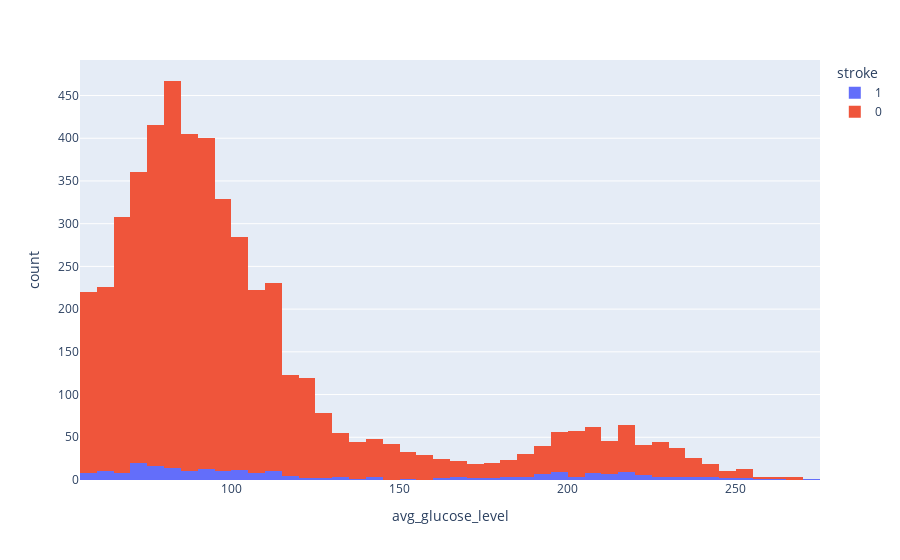

This figure's notebook cell:
### Markdown cell above
From the graph above, it can be concluded that the risk of getting a stroke increases with age.

### Code cell
px.histogram(df, x='avg_glucose_level', color= 'stroke',facet_col_spacing=10) #Comparing glucose level with the stroke

### Figure 1 — Plotly figure (JSON) as saved in the notebook; plotly's stock layout.template omitted (floating-point values rounded to 4 significant figures; data arrays with more than 128 entries replaced by an {"elided": "..."} marker saying what was removed)
{"data": [{"alignmentgroup": "True", "bingroup": "x", "hovertemplate": "stroke=1<br>avg_glucose_level=%{x}<br>count=%{y}<extra></extra>", "legendgroup": "1", "marker": {"color": "#636efa"}, "name": "1", "offsetgroup": "1", "orientation": "v", "showlegend": true, "type": "histogram", "x": {"elided": "249 float values"}, "xaxis": "x", "yaxis": "y"}, {"alignmentgroup": "True", "bingroup": "x", "hovertemplate": "stroke=0<br>avg_glucose_level=%{x}<br>count=%{y}<extra></extra>", "legendgroup": "0", "marker": {"color": "#EF553B"}, "name": "0", "offsetgroup": "0", "orientation": "v", "showlegend": true, "type": "histogram", "x": {"elided": "4861 float values"}, "xaxis": "x", "yaxis": "y"}], "layout": {"barmode": "relative", "legend": {"title": {"text": "stroke"}, "tracegroupgap": 0}, "margin": {"t": 60}, "xaxis": {"anchor": "y", "domain": [0, 1], "title": {"text": "avg_glucose_level"}}, "yaxis": {"anchor": "x", "domain": [0, 1], "title": {"text": "count"}}}}
